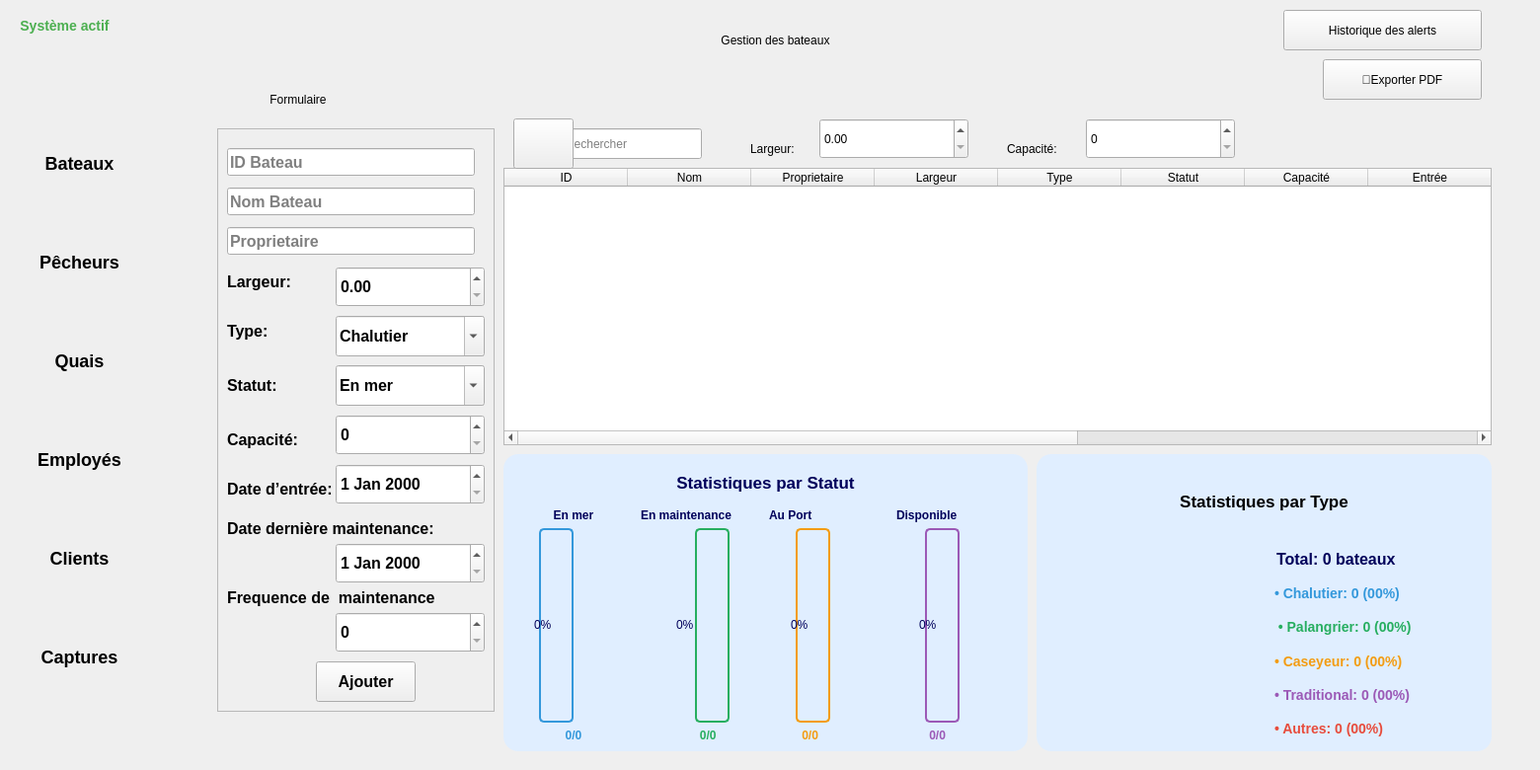
    <widget class="QWidget" name="gestionbateaub">
     <widget class="QLabel" name="label_alert_statusb">
      <property name="geometry">
       <rect>
        <x>10</x>
        <y>10</y>
        <width>111</width>
        <height>31</height>
       </rect>
      </property>
      <property name="styleSheet">
       <string notr="true">color: #4CAF50;
    font-weight: bold;
    font-size: 14px;
    padding: 5px;</string>
      </property>
      <property name="text">
       <string>Système actif</string>
      </property>
      <property name="alignment">
       <set>Qt::AlignmentFlag::AlignCenter</set>
      </property>
     </widget>
     <widget class="QFrame" name="frame_typesb">
      <property name="geometry">
       <rect>
        <x>1050</x>
        <y>460</y>
        <width>461</width>
        <height>301</height>
       </rect>
      </property>
      <property name="styleSheet">
       <string notr="true">background-color: rgb(224, 238, 255);
border:1PX solid  rgb(0, 0, 115);
            border-radius: 15px;
        border-radius: 15px;

</string>
      </property>
      <property name="frameShape">
       <enum>QFrame::Shape::StyledPanel</enum>
      </property>
      <property name="frameShadow">
       <enum>QFrame::Shadow::Raised</enum>
      </property>
      <layout class="QVBoxLayout" name="verticalLayout_typesb">
       <item>
        <widget class="QLabel" name="label_typesb">
         <property name="styleSheet">
          <string notr="true">
                        font-weight: bold;
                        font-size: 17px;
                        padding: 10px;</string>
         </property>
         <property name="text">
          <string>Statistiques par Type</string>
         </property>
         <property name="alignment">
          <set>Qt::AlignmentFlag::AlignCenter</set>
         </property>
        </widget>
       </item>
       <item>
        <layout class="QHBoxLayout" name="horizontalLayout_typesb">
         <item>
          <widget class="QLabel" name="progressTypeCircleb">
           <property name="minimumSize">
            <size>
             <width>200</width>
             <height>200</height>
            </size>
           </property>
           <property name="styleSheet">
            <string notr="true"/>
           </property>
           <property name="text">
            <string/>
           </property>
           <property name="alignment">
            <set>Qt::AlignmentFlag::AlignCenter</set>
           </property>
          </widget>
         </item>
         <item>
          <layout class="QVBoxLayout" name="verticalLayout_legendb">
           <item>
            <widget class="QLabel" name="label_total_typesb">
             <property name="styleSheet">
              <string notr="true"> 	color: rgb(0, 0, 90);
                                        font-weight: bold;
                                        font-size: 16px;
                                        padding: 5px;</string>
             </property>
             <property name="text">
              <string>Total: 0 bateaux</string>
             </property>
            </widget>
           </item>
           <item>
            <widget class="QLabel" name="label_legend_chalutierb">
             <property name="styleSheet">
              <string notr="true">color: #3498db;
                                        font-weight: bold;
                                        font-size: 14px;
                                        padding: 3px;</string>
             </property>
             <property name="text">
              <string>• Chalutier: 0 (00%)</string>
             </property>
            </widget>
           </item>
           <item>
            <widget class="QLabel" name="label_legend_palangrierb">
             <property name="styleSheet">
              <string notr="true">color: #27ae60;
                                        font-weight: bold;
                                        font-size: 14px;
                                        padding: 3px;</string>
             </property>
             <property name="text">
              <string> • Palangrier: 0 (00%)</string>
             </property>
            </widget>
           </item>
           <item>
            <widget class="QLabel" name="label_legend_caseyeurb">
             <property name="styleSheet">
              <string notr="true">color: #f39c12;
                                        font-weight: bold;
                                        font-size: 14px;
                                        padding: 3px;</string>
             </property>
             <property name="text">
              <string>• Caseyeur: 0 (00%)</string>
             </property>
            </widget>
           </item>
           <item>
            <widget class="QLabel" name="label_legend_traditionalb">
             <property name="styleSheet">
              <string notr="true">color: #9b59b6;
                                        font-weight: bold;
                                        font-size: 14px;
                                        padding: 3px;</string>
             </property>
             <property name="text">
              <string>• Traditional: 0 (00%)</string>
             </property>
            </widget>
           </item>
           <item>
            <widget class="QLabel" name="label_legend_otherb">
             <property name="styleSheet">
              <string notr="true">color: #e74c3c;
                                        font-weight: bold;
                                        font-size: 14px;
                                        padding: 3px;</string>
             </property>
             <property name="text">
              <string>• Autres: 0 (00%)</string>
             </property>
            </widget>
           </item>
          </layout>
         </item>
        </layout>
       </item>
      </layout>
     </widget>
     <widget class="QFrame" name="frame_zonesb">
      <property name="geometry">
       <rect>
        <x>510</x>
        <y>460</y>
        <width>531</width>
        <height>301</height>
       </rect>
      </property>
      <property name="styleSheet">
       <string notr="true">
        border-radius: 15px;
background-color: rgb(224, 238, 255);
border:1PX solid  rgb(0, 0, 115);
   	color: rgb(0, 0, 90);
</string>
      </property>
      <property name="frameShape">
       <enum>QFrame::Shape::StyledPanel</enum>
      </property>
      <property name="frameShadow">
       <enum>QFrame::Shadow::Raised</enum>
      </property>
      <layout class="QVBoxLayout" name="verticalLayout_zones">
       <item>
        <widget class="QLabel" name="label_zonesb">
         <property name="styleSheet">
          <string notr="true">
                    font-weight: bold;
                    font-size: 17px;
                    padding: 10px;</string>
         </property>
         <property name="text">
          <string>Statistiques par Statut</string>
         </property>
         <property name="alignment">
          <set>Qt::AlignmentFlag::AlignCenter</set>
         </property>
        </widget>
       </item>
       <item>
        <layout class="QHBoxLayout" name="horizontalLayout_zonesb">
         <item>
          <layout class="QVBoxLayout" name="zoneNordLayoutb">
           <item>
            <widget class="QLabel" name="label_zoneNordb">
             <property name="styleSheet">
              <string notr="true"> 	color: rgb(0, 0, 90);

                                    text-align: center;
                                    font-weight: bold;</string>
             </property>
             <property name="text">
              <string>En mer</string>
             </property>
             <property name="alignment">
              <set>Qt::AlignmentFlag::AlignCenter</set>
             </property>
            </widget>
           </item>
           <item>
            <widget class="QProgressBar" name="progressZoneNordb">
             <property name="minimumSize">
              <size>
               <width>30</width>
               <height>120</height>
              </size>
             </property>
             <property name="styleSheet">
              <string notr="true">QProgressBar:vertical {
    width: 25px;
    border: 2px solid #3498db;
    border-radius: 5px;
    background-color: rgb(224, 238, 255);
    text-align: center;
    padding: 3px;
margin-left:27px;
}
QProgressBar::chunk:vertical {
    background-color: qlineargradient(x1:0, y1:0, x2:0, y2:1,
        stop:0 #3498db, stop:1 #2980b9);
    border-radius: 3px;
}</string>
             </property>
             <property name="value">
              <number>0</number>
             </property>
             <property name="textVisible">
              <bool>true</bool>
             </property>
             <property name="orientation">
              <enum>Qt::Orientation::Vertical</enum>
             </property>
             <property name="format">
              <string>%p%</string>
             </property>
            </widget>
           </item>
           <item>
            <widget class="QLabel" name="value_zoneNordb">
             <property name="styleSheet">
              <string notr="true">color: #3498db;
                                    font-weight: bold;
                                    font-size: 12px;
                                    text-align: center;</string>
             </property>
             <property name="text">
              <string>0/0</string>
             </property>
             <property name="alignment">
              <set>Qt::AlignmentFlag::AlignCenter</set>
             </property>
            </widget>
           </item>
          </layout>
         </item>
         <item>
          <layout class="QVBoxLayout" name="zoneSudLayoutb">
           <item>
            <widget class="QLabel" name="label_zoneSudb">
             <property name="styleSheet">
              <string notr="true"> 	color: rgb(0, 0, 90);

                                    text-align: center;
                                    font-weight: bold;</string>
             </property>
             <property name="text">
              <string>En maintenance</string>
             </property>
            </widget>
           </item>
           <item>
            <widget class="QProgressBar" name="progressZoneSudb">
             <property name="minimumSize">
              <size>
               <width>30</width>
               <height>120</height>
              </size>
             </property>
             <property name="styleSheet">
              <string notr="true">QProgressBar:vertical {
    width: 25px;
    border: 2px solid #27ae60;
    border-radius: 5px;
background-color: rgb(224, 238, 255);
    text-align: center;
    padding: 3px;
margin-left:55px;
}
QProgressBar::chunk:vertical {
    background-color: qlineargradient(x1:0, y1:0, x2:0, y2:1,
        stop:0 #27ae60, stop:1 #229954);
    border-radius: 3px;
}</string>
             </property>
             <property name="value">
              <number>0</number>
             </property>
             <property name="textVisible">
              <bool>true</bool>
             </property>
             <property name="orientation">
              <enum>Qt::Orientation::Vertical</enum>
             </property>
             <property name="format">
              <string>%p%</string>
             </property>
            </widget>
           </item>
           <item>
            <widget class="QLabel" name="value_zoneSudb">
             <property name="styleSheet">
              <string notr="true">color: #27ae60;
                                    font-weight: bold;
                                    font-size: 12px;
                                    text-align: center;</string>
             </property>
             <property name="text">
              <string>                  0/0</string>
             </property>
            </widget>
           </item>
          </layout>
         </item>
         <item>
          <layout class="QVBoxLayout" name="zoneEstLayoutb">
           <item>
            <widget class="QLabel" name="label_zoneEstb">
             <property name="styleSheet">
              <string notr="true"> 	color: rgb(0, 0, 90);

                                    text-align: center;
                                    font-weight: bold;</string>
             </property>
             <property name="text">
              <string>Au Port</string>
             </property>
            </widget>
           </item>
           <item>
            <widget class="QProgressBar" name="progressZoneEstb">
             <property name="minimumSize">
              <size>
               <width>30</width>
               <height>120</height>
              </size>
             </property>
             <property name="styleSheet">
              <string notr="true">QProgressBar:vertical {
    width: 25px;
    border: 2px solid #f39c12;
    border-radius: 5px;
  background-color: rgb(224, 238, 255);
    text-align: center;
    padding: 3px;
margin-left:27px;
}
QProgressBar::chunk:vertical {
    background-color: qlineargradient(x1:0, y1:0, x2:0, y2:1,
        stop:0 #f39c12, stop:1 #d68910);
    border-radius: 3px;
}</string>
             </property>
             <property name="value">
              <number>0</number>
             </property>
             <property name="textVisible">
              <bool>true</bool>
             </property>
             <property name="orientation">
              <enum>Qt::Orientation::Vertical</enum>
             </property>
             <property name="format">
              <string>%p%</string>
             </property>
            </widget>
           </item>
           <item>
            <widget class="QLabel" name="value_zoneEstb">
             <property name="styleSheet">
              <string notr="true">color: #f39c12;
                                    font-weight: bold;
                                    font-size: 12px;
                                    text-align: center;</string>
             </property>
             <property name="text">
              <string>          0/0</string>
             </property>
            </widget>
           </item>
          </layout>
         </item>
         <item>
          <layout class="QVBoxLayout" name="zoneOuestLayoutb">
           <item>
            <widget class="QLabel" name="label_zoneOuestb">
             <property name="styleSheet">
              <string notr="true"> 	color: rgb(0, 0, 90);

                                    text-align: center;
                                    font-weight: bold;</string>
             </property>
             <property name="text">
              <string>Disponible</string>
             </property>
            </widget>
           </item>
           <item>
            <widget class="QProgressBar" name="progressZoneOuestb">
             <property name="minimumSize">
              <size>
               <width>30</width>
               <height>120</height>
              </size>
             </property>
             <property name="styleSheet">
              <string notr="true">QProgressBar:vertical {
    width: 25px;
    border: 2px solid #9b59b6;
    border-radius: 5px;
   background-color: rgb(224, 238, 255);
    text-align: center;
    padding: 3px;
margin-left:29px;
}
QProgressBar::chunk:vertical {
    background-color: qlineargradient(x1:0, y1:0, x2:0, y2:1,
        stop:0 #9b59b6, stop:1 #8e44ad);
    border-radius: 3px;
}</string>
             </property>
             <property name="value">
              <number>0</number>
             </property>
             <property name="textVisible">
              <bool>true</bool>
             </property>
             <property name="orientation">
              <enum>Qt::Orientation::Vertical</enum>
             </property>
             <property name="format">
              <string>%p%</string>
             </property>
            </widget>
           </item>
           <item>
            <widget class="QLabel" name="value_zoneOuestb">
             <property name="styleSheet">
              <string notr="true">color: #9b59b6;
                                    font-weight: bold;
                                    font-size: 12px;
                                    text-align: center;</string>
             </property>
             <property name="text">
              <string>          0/0</string>
             </property>
            </widget>
           </item>
          </layout>
         </item>
        </layout>
       </item>
      </layout>
     </widget>
     <widget class="QFrame" name="frame_2b">
      <property name="geometry">
       <rect>
        <x>220</x>
        <y>130</y>
        <width>281</width>
        <height>591</height>
       </rect>
      </property>
      <property name="styleSheet">
       <string notr="true">font-size:16px;
font-weight:600;</string>
      </property>
      <property name="frameShape">
       <enum>QFrame::Shape::StyledPanel</enum>
      </property>
      <property name="frameShadow">
       <enum>QFrame::Shadow::Raised</enum>
      </property>
      <widget class="QLineEdit" name="lineEdit_3b">
       <property name="geometry">
        <rect>
         <x>10</x>
         <y>20</y>
         <width>251</width>
         <height>28</height>
        </rect>
       </property>
       <property name="text">
        <string/>
       </property>
       <property name="placeholderText">
        <string>ID Bateau</string>
       </property>
      </widget>
      <widget class="QLineEdit" name="lineEdit_4b">
       <property name="geometry">
        <rect>
         <x>10</x>
         <y>60</y>
         <width>251</width>
         <height>28</height>
        </rect>
       </property>
       <property name="text">
        <string/>
       </property>
       <property name="placeholderText">
        <string>Nom Bateau</string>
       </property>
      </widget>
      <widget class="QPushButton" name="pushButton_2b">
       <property name="geometry">
        <rect>
         <x>100</x>
         <y>540</y>
         <width>101</width>
         <height>41</height>
        </rect>
       </property>
       <property name="text">
        <string>Ajouter</string>
       </property>
      </widget>
      <widget class="QLineEdit" name="lineEdit_5b">
       <property name="geometry">
        <rect>
         <x>10</x>
         <y>100</y>
         <width>251</width>
         <height>28</height>
        </rect>
       </property>
       <property name="placeholderText">
        <string>Proprietaire</string>
       </property>
      </widget>
      <widget class="QComboBox" name="comboBox_2b">
       <property name="enabled">
        <bool>true</bool>
       </property>
       <property name="geometry">
        <rect>
         <x>120</x>
         <y>240</y>
         <width>151</width>
         <height>41</height>
        </rect>
       </property>
       <property name="editable">
        <bool>true</bool>
       </property>
       <property name="currentText">
        <string>En mer</string>
       </property>
       <item>
        <property name="text">
         <string>En mer</string>
        </property>
       </item>
       <item>
        <property name="text">
         <string>Au port</string>
        </property>
       </item>
       <item>
        <property name="text">
         <string>En maintenance</string>
        </property>
       </item>
       <item>
        <property name="text">
         <string>Disponible</string>
        </property>
       </item>
      </widget>
      <widget class="QSpinBox" name="spinBoxb">
       <property name="geometry">
        <rect>
         <x>120</x>
         <y>290</y>
         <width>151</width>
         <height>41</height>
        </rect>
       </property>
      </widget>
      <widget class="QLabel" name="label_14b">
       <property name="geometry">
        <rect>
         <x>10</x>
         <y>250</y>
         <width>63</width>
         <height>20</height>
        </rect>
       </property>
       <property name="styleSheet">
        <string notr="true"/>
       </property>
       <property name="text">
        <string>Statut:</string>
       </property>
      </widget>
      <widget class="QLabel" name="label_9b">
       <property name="geometry">
        <rect>
         <x>10</x>
         <y>190</y>
         <width>71</width>
         <height>31</height>
        </rect>
       </property>
       <property name="text">
        <string>Type:</string>
       </property>
      </widget>
      <widget class="QComboBox" name="comboBoxb">
       <property name="enabled">
        <bool>true</bool>
       </property>
       <property name="geometry">
        <rect>
         <x>120</x>
         <y>190</y>
         <width>151</width>
         <height>41</height>
        </rect>
       </property>
       <property name="editable">
        <bool>true</bool>
       </property>
       <property name="currentText">
        <string>Chalutier</string>
       </property>
       <property name="placeholderText">
        <string/>
       </property>
       <property name="duplicatesEnabled">
        <bool>false</bool>
       </property>
       <item>
        <property name="text">
         <string>Chalutier</string>
        </property>
       </item>
       <item>
        <property name="text">
         <string>Palangrier</string>
        </property>
       </item>
       <item>
        <property name="text">
         <string>Caseyeur</string>
        </property>
       </item>
       <item>
        <property name="text">
         <string>Traditional</string>
        </property>
       </item>
       <item>
        <property name="text">
         <string>Petit bateau</string>
        </property>
       </item>
       <item>
        <property name="text">
         <string>Specialise</string>
        </property>
       </item>
      </widget>
      <widget class="QLabel" name="label_15b">
       <property name="geometry">
        <rect>
         <x>10</x>
         <y>300</y>
         <width>81</width>
         <height>31</height>
        </rect>
       </property>
       <property name="styleSheet">
        <string notr="true"/>
       </property>
       <property name="text">
        <string>Capacité:</string>
       </property>
      </widget>
      <widget class="QLabel" name="label_18b">
       <property name="geometry">
        <rect>
         <x>10</x>
         <y>140</y>
         <width>71</width>
         <height>31</height>
        </rect>
       </property>
       <property name="text">
        <string>Largeur:</string>
       </property>
      </widget>
      <widget class="QDoubleSpinBox" name="doubleSpinBox">
       <property name="geometry">
        <rect>
         <x>120</x>
         <y>140</y>
         <width>151</width>
         <height>41</height>
        </rect>
       </property>
      </widget>
      <widget class="QLabel" name="label_15b_2">
       <property name="geometry">
        <rect>
         <x>10</x>
         <y>350</y>
         <width>131</width>
         <height>31</height>
        </rect>
       </property>
       <property name="styleSheet">
        <string notr="true">border:none;
background-color:transparent;</string>
       </property>
       <property name="text">
        <string>Date d’entrée:</string>
       </property>
      </widget>
      <widget class="QDateEdit" name="dateEdit">
       <property name="geometry">
        <rect>
         <x>120</x>
         <y>340</y>
         <width>151</width>
         <height>41</height>
        </rect>
       </property>
      </widget>
      <widget class="QLabel" name="label_15b_3">
       <property name="geometry">
        <rect>
         <x>10</x>
         <y>390</y>
         <width>211</width>
         <height>31</height>
        </rect>
       </property>
       <property name="styleSheet">
        <string notr="true">border:none;
background-color:transparent;</string>
       </property>
       <property name="text">
        <string>Date dernière maintenance:</string>
       </property>
      </widget>
      <widget class="QDateEdit" name="dateEdit_2">
       <property name="geometry">
        <rect>
         <x>120</x>
         <y>420</y>
         <width>151</width>
         <height>41</height>
        </rect>
       </property>
      </widget>
      <widget class="QLabel" name="label_15b_4">
       <property name="geometry">
        <rect>
         <x>10</x>
         <y>460</y>
         <width>211</width>
         <height>31</height>
        </rect>
       </property>
       <property name="styleSheet">
        <string notr="true">border:none;
background-color:transparent;</string>
       </property>
       <property name="text">
        <string>Frequence de  maintenance:</string>
       </property>
      </widget>
      <widget class="QSpinBox" name="spinBox">
       <property name="geometry">
        <rect>
         <x>120</x>
         <y>490</y>
         <width>151</width>
         <height>41</height>
        </rect>
       </property>
      </widget>
     </widget>
     <widget class="QLabel" name="label_6b">
      <property name="geometry">
       <rect>
        <x>240</x>
        <y>80</y>
        <width>231</width>
        <height>41</height>
       </rect>
      </property>
      <property name="text">
       <string>          Formulaire</string>
      </property>
     </widget>
     <widget class="QTableWidget" name="tableWidgetb">
      <property name="geometry">
       <rect>
        <x>510</x>
        <y>170</y>
        <width>1001</width>
        <height>281</height>
       </rect>
      </property>
      <attribute name="horizontalHeaderDefaultSectionSize">
       <number>125</number>
      </attribute>
      <column>
       <property name="text">
        <string>ID</string>
       </property>
       <property name="font">
        <font>
         <bold>false</bold>
        </font>
       </property>
      </column>
      <column>
       <property name="text">
        <string>Nom</string>
       </property>
       <property name="font">
        <font>
         <bold>false</bold>
        </font>
       </property>
      </column>
      <column>
       <property name="text">
        <string>Proprietaire</string>
       </property>
       <property name="font">
        <font>
         <bold>false</bold>
        </font>
       </property>
      </column>
      <column>
       <property name="text">
        <string>Largeur</string>
       </property>
       <property name="font">
        <font>
         <bold>false</bold>
        </font>
       </property>
      </column>
      <column>
       <property name="text">
        <string>Type</string>
       </property>
       <property name="font">
        <font>
         <bold>false</bold>
        </font>
       </property>
      </column>
      <column>
       <property name="text">
        <string>Statut</string>
       </property>
       <property name="font">
        <font>
         <bold>false</bold>
        </font>
       </property>
      </column>
      <column>
       <property name="text">
        <string>Capacité</string>
       </property>
       <property name="font">
        <font>
         <bold>false</bold>
        </font>
       </property>
      </column>
      <column>
       <property name="text">
        <string>Entrée</string>
       </property>
      </column>
      <column>
       <property name="text">
        <string>Dern. Maint.</string>
       </property>
      </column>
      <column>
       <property name="text">
        <string>Fréq. Maint.</string>
       </property>
      </column>
      <column>
       <property name="text">
        <string>Actions</string>
       </property>
      </column>
      <column>
       <property name="text">
        <string/>
       </property>
       <property name="font">
        <font>
         <bold>false</bold>
        </font>
       </property>
      </column>
     </widget>
     <widget class="QLabel" name="label_5b">
      <property name="geometry">
       <rect>
        <x>20</x>
        <y>10</y>
        <width>1531</width>
        <height>61</height>
       </rect>
      </property>
      <property name="styleSheet">
       <string notr="true"/>
      </property>
      <property name="text">
       <string>Gestion des bateaux</string>
      </property>
      <property name="alignment">
       <set>Qt::AlignmentFlag::AlignCenter</set>
      </property>
     </widget>
     <widget class="QPushButton" name="pushButton_pdfb">
      <property name="geometry">
       <rect>
        <x>1340</x>
        <y>60</y>
        <width>161</width>
        <height>41</height>
       </rect>
      </property>
      <property name="text">
       <string>📄Exporter PDF</string>
      </property>
     </widget>
     <widget class="QPushButton" name="pushButton_alertb">
      <property name="geometry">
       <rect>
        <x>1300</x>
        <y>10</y>
        <width>201</width>
        <height>41</height>
       </rect>
      </property>
      <property name="text">
       <string>Historique des alerts</string>
      </property>
     </widget>
     <widget class="QLabel" name="label_18b_2">
      <property name="geometry">
       <rect>
        <x>760</x>
        <y>130</y>
        <width>71</width>
        <height>41</height>
       </rect>
      </property>
      <property name="text">
       <string>Largeur:</string>
      </property>
     </widget>
     <widget class="QDoubleSpinBox" name="doubleSpinBox_largeur">
      <property name="geometry">
       <rect>
        <x>830</x>
        <y>120</y>
        <width>151</width>
        <height>41</height>
       </rect>
      </property>
     </widget>
     <widget class="QLineEdit" name="lineEdit_4p_2">
      <property name="geometry">
       <rect>
        <x>570</x>
        <y>130</y>
        <width>141</width>
        <height>31</height>
       </rect>
      </property>
      <property name="text">
       <string/>
      </property>
      <property name="placeholderText">
       <string>Rechercher</string>
      </property>
     </widget>
     <widget class="QLabel" name="label_15b_2b">
      <property name="geometry">
       <rect>
        <x>1020</x>
        <y>130</y>
        <width>81</width>
        <height>41</height>
       </rect>
      </property>
      <property name="text">
       <string>Capacité:</string>
      </property>
     </widget>
     <widget class="QSpinBox" name="spinBoxb_2b">
      <property name="geometry">
       <rect>
        <x>1100</x>
        <y>120</y>
        <width>151</width>
        <height>41</height>
       </rect>
      </property>
     </widget>
     <widget class="QPushButton" name="pushButton_9e_2b">
      <property name="geometry">
       <rect>
        <x>520</x>
        <y>120</y>
        <width>61</width>
        <height>51</height>
       </rect>
      </property>
      <property name="styleSheet">
       <string notr="true">image: url(:/res/loupe.png);</string>
      </property>
      <property name="text">
       <string/>
      </property>
     </widget>
     <widget class="QFrame" name="frame_3">
      <property name="geometry">
       <rect>
        <x>-160</x>
        <y>70</y>
        <width>371</width>
        <height>701</height>
       </rect>
      </property>
      <property name="styleSheet">
       <string notr="true">border-radius:185px;
font-weight:600;
font-size:18px</string>
      </property>
      <property name="frameShape">
       <enum>QFrame::Shape::StyledPanel</enum>
      </property>
      <property name="frameShadow">
       <enum>QFrame::Shadow::Raised</enum>
      </property>
      <widget class="QPushButton" name="pushButton_3b_2">
       <property name="geometry">
        <rect>
         <x>170</x>
         <y>70</y>
         <width>141</width>
         <height>51</height>
        </rect>
       </property>
       <property name="text">
        <string>Bateaux</string>
       </property>
      </widget>
      <widget class="QPushButton" name="pushButton_3b_3">
       <property name="geometry">
        <rect>
         <x>170</x>
         <y>170</y>
         <width>141</width>
         <height>51</height>
        </rect>
       </property>
       <property name="text">
        <string>Pêcheurs</string>
       </property>
      </widget>
      <widget class="QPushButton" name="pushButton_3b_4">
       <property name="geometry">
        <rect>
         <x>170</x>
         <y>270</y>
         <width>141</width>
         <height>51</height>
        </rect>
       </property>
       <property name="text">
        <string>Quais</string>
       </property>
      </widget>
      <widget class="QPushButton" name="pushButton_3b_5">
       <property name="geometry">
        <rect>
         <x>170</x>
         <y>370</y>
         <width>141</width>
         <height>51</height>
        </rect>
       </property>
       <property name="text">
        <string>Employés</string>
       </property>
      </widget>
      <widget class="QPushButton" name="pushButton_3b_6">
       <property name="geometry">
        <rect>
         <x>170</x>
         <y>470</y>
         <width>141</width>
         <height>51</height>
        </rect>
       </property>
       <property name="text">
        <string>Clients</string>
       </property>
      </widget>
      <widget class="QPushButton" name="pushButton_3b_7">
       <property name="geometry">
        <rect>
         <x>170</x>
         <y>570</y>
         <width>141</width>
         <height>51</height>
        </rect>
       </property>
       <property name="text">
        <string>Captures</string>
       </property>
      </widget>
      <widget class="QPushButton" name="pushButton_pdfb_5">
       <property name="geometry">
        <rect>
         <x>160</x>
         <y>640</y>
         <width>71</width>
         <height>61</height>
        </rect>
       </property>
       <property name="styleSheet">
        <string notr="true">image: url(:/res/en-arriere.png);
border:none;
background-color:transparent</string>
       </property>
       <property name="text">
        <string/>
       </property>
      </widget>
     </widget>
    </widget>
